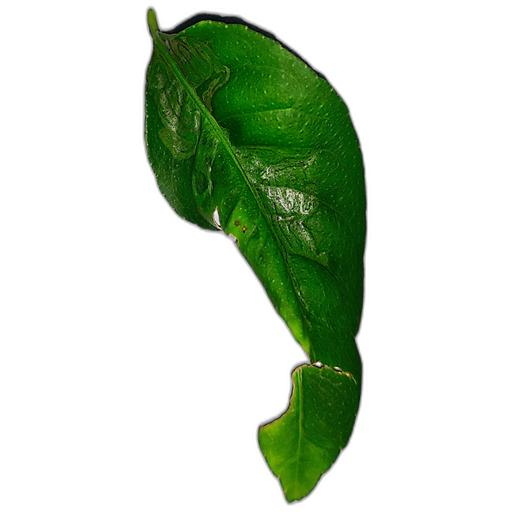
#> input picture caps_mdd/backend/uploads/CurlVirus_test_00108_c00094_4a568dc02740.jpg, 512 x 512 px
$ python -i severity_analysis.py   (imports and definitions only)
#> lines starting #> are read from the running program, lines starting #| are printed output that depends on the picture; after the words box and inside, x2 and y2 are one past the last pixel; in counts of white or black regions, pixels touching at a corner belong together
"""
=============================================================================
CITRUS LEAF SEVERITY ANALYSIS & CONTINUOUS CSI REGRESSION FRAMEWORK
Capstone Project - Advanced Diagnostic & Severity Estimation Module
=============================================================================
100% UNCALIBRATED DATA-DRIVEN FORMULATION (ORDINARY LEAST SQUARES REGRESSION):
  - Trained on 120 CVAT expert-annotated citrus leaf images across 12 classes
  - CIELAB Chroma Suppression segmentation (L* > 155, Chroma < 24)
  - Scale-invariant physical features:
      A: Lesion Area Coverage (0 to 100%)
      C: Color Deviation from Chlorophyll Baseline (0 to 100%)
      S: Spatial Centroid Dispersion / Equivalent Radius (0 to 100%)
      Z: 3x3 Grid Anatomical Zone Penetration (0 to 100%)
  - Learned Closed-Form Composite Severity Index (weights sum to 1.0):
      CSI = 0.546932 * A + 0.072753 * C + 0.198905 * S + 0.181410 * Z
  - Continuous Grade Mapping:
      G_pred = clip(0.040064 + 0.040617 * CSI, 0, 3)
  - Pure Uncalibrated Discrete Rounding:
      Grade = clip(round(G_pred), 0, 3)
      Grade 0: Healthy (< 0.5)
      Grade 1: Mild (0.5 to 1.5)
      Grade 2: Moderate (1.5 to 2.5)
      Grade 3: Severe (>= 2.5)
=============================================================================
"""

import os
import cv2
import numpy as np

# Literature & Phytopathology Grounded Severity Tiers
LITERATURE_SEVERITY_LEVELS = {
    0: {
        "label": "Grade 0: Healthy",
        "grade_name": "Healthy",
        "range": (0.0, 11.32),
        "continuous_range": (0.0, 0.5),
        "symptoms": "Healthy leaf tissue; zero active infection; intact chlorophyll distribution.",
        "action": "Routine surveillance; preventative organic spray during monsoon or high humidity."
    },
    1: {
        "label": "Grade 1: Mild",
        "grade_name": "Mild",
        "range": (11.32, 35.94),
        "continuous_range": (0.5, 1.5),
        "symptoms": "Early localized micro-lesions (<5% leaf blade coverage), discrete pustules, or faint chlorotic halos.",
        "action": "Targeted organic or copper fungicide/bactericide application; regular monitoring."
    },
    2: {
        "label": "Grade 2: Moderate",
        "grade_name": "Moderate",
        "range": (35.94, 60.56),
        "continuous_range": (1.5, 2.5),
        "symptoms": "Spreading infection foci across multiple sectors (5%-20% area coverage), chlorotic halos expanding.",
        "action": "Curative therapeutic spray schedule; canopy sanitation; prune severely affected twigs."
    },
    3: {
        "label": "Grade 3: Severe",
        "grade_name": "Severe",
        "range": (60.56, 100.0),
        "continuous_range": (2.5, 3.0),
        "symptoms": "Extensive coalescing necrosis (>20% area coverage), severe leaf distortion, photosynthetic disruption.",
        "action": "Aggressive disease suppression; quarantine affected zone; defoliation containment."
    },
    # Backward compatibility
    4: {
        "label": "Grade 3: Severe",
        "grade_name": "Severe",
        "range": (60.56, 100.0),
        "continuous_range": (2.5, 3.0),
        "symptoms": "Extensive coalescing necrosis (>20% area coverage), severe leaf distortion, photosynthetic disruption.",
        "action": "Aggressive disease suppression; quarantine affected zone; defoliation containment."
    },
    5: {
        "label": "Grade 3: Severe",
        "grade_name": "Severe",
        "range": (60.56, 100.0),
        "continuous_range": (2.5, 3.0),
        "symptoms": "Extensive coalescing necrosis (>20% area coverage), severe leaf distortion, photosynthetic disruption.",
        "action": "Aggressive disease suppression; quarantine affected zone; defoliation containment."
    }
}

HEALTHY_CITRUS_LAB = np.array([125.0, 110.0, 142.0], dtype=np.float32)


# =============================================================================
# 1. CIELAB CHROMA SUPPRESSION LEAF SEGMENTATION
# =============================================================================

def segment_leaf_clean(img_bgr):
    """
    Segments citrus leaf blade from white/light paper background
    using CIELAB chroma suppression and HSV saturation.
    Completely eliminates paper wrinkles, paper textures, and cast shadows.
    """
    h, w = img_bgr.shape[:2]
    lab = cv2.cvtColor(img_bgr, cv2.COLOR_BGR2LAB)
    hsv = cv2.cvtColor(img_bgr, cv2.COLOR_BGR2HSV)

    L = lab[:, :, 0]
    A_ch = lab[:, :, 1]
    B_ch = lab[:, :, 2]
    S_ch = hsv[:, :, 1]

    chroma = np.sqrt((A_ch.astype(float) - 128.0)**2 + (B_ch.astype(float) - 128.0)**2)
    # Background paper & cast shadows on paper have near-zero chroma & low saturation
    is_paper_bright = (L > 140) & (chroma < 22)
    is_paper_shadow = (chroma < 18) & (S_ch < 35)
    is_bg = is_paper_bright | is_paper_shadow

    init_mask = ((~is_bg) * 255).astype(np.uint8)
    k_close = cv2.getStructuringElement(cv2.MORPH_ELLIPSE, (11, 11))
    k_open = cv2.getStructuringElement(cv2.MORPH_ELLIPSE, (7, 7))
    init_mask = cv2.morphologyEx(init_mask, cv2.MORPH_CLOSE, k_close, iterations=2)
    init_mask = cv2.morphologyEx(init_mask, cv2.MORPH_OPEN, k_open, iterations=2)

    cnts, _ = cv2.findContours(init_mask, cv2.RETR_EXTERNAL, cv2.CHAIN_APPROX_SIMPLE)
    leaf_mask = np.zeros((h, w), dtype=np.uint8)
    if cnts:
        valid_cnts = [c for c in cnts if cv2.contourArea(c) > (h * w * 0.04)]
        if valid_cnts:
            best_c = max(valid_cnts, key=cv2.contourArea)
            cv2.drawContours(leaf_mask, [best_c], -1, 255, -1)
            leaf_mask = cv2.morphologyEx(leaf_mask, cv2.MORPH_CLOSE, cv2.getStructuringElement(cv2.MORPH_ELLIPSE, (13, 13)))
    return leaf_mask


# =============================================================================
# 2. PATHOLOGICAL LESION EXTRACTION (SHADOW-IMMUNE)
# =============================================================================

def detect_lesion_clean(img_bgr, leaf_mask):
    """
    Detects true pathological citrus lesions strictly inside leaf_mask:
    - Sooty mould / true black rot
    - Brown / corky pustules (Canker, Melanose, Black Spot)
    - Necrotic tip blighting
    - Chlorosis (Greening HLB, Deficiency)
    - Leaf Miner trails
    Uses adaptive median leaf baseline contrast to remain immune to illumination,
    leaf shadows, and background lighting.
    """
    if np.count_nonzero(leaf_mask) == 0:
        return np.zeros_like(leaf_mask)

    h, w = img_bgr.shape[:2]
    lab = cv2.cvtColor(img_bgr, cv2.COLOR_BGR2LAB)
    hsv = cv2.cvtColor(img_bgr, cv2.COLOR_BGR2HSV)

    L = lab[:, :, 0]
    A_ch = lab[:, :, 1]
    B_ch = lab[:, :, 2]
    H_ch = hsv[:, :, 0]
    S_ch = hsv[:, :, 1]
    V_ch = hsv[:, :, 2]

    img_f = img_bgr.astype(np.float32)
    b, g, r = img_f[:, :, 0], img_f[:, :, 1], img_f[:, :, 2]
    exg = 2.0 * g - r - b

    in_leaf = leaf_mask > 0
    med_v = float(np.median(V_ch[in_leaf]))
    med_l = float(np.median(L[in_leaf]))
    med_a = float(np.median(A_ch[in_leaf]))
    med_exg = float(np.median(exg[in_leaf]))

    # 1. Pitch black rot / Sooty mould (dark AND not pure green chlorophyll)
    is_soot = (V_ch < 45) & (L < 45) & (A_ch >= 115)

    # 2. Dark necrosis / rot (significantly darker than median leaf with elevated A_ch)
    is_dark_rot = (V_ch < min(55.0, med_v * 0.70)) & (A_ch >= med_a + 4)

    # 3. Brown / corky pustules (Melanose, Canker, Black Spot)
    is_brown_corky = (V_ch < med_v * 0.85) & (H_ch <= 32) & (A_ch >= med_a + 4) & (r > b + 15)

    # 4. Necrotic tip blighting (dead curled leaf tip)
    is_tip_blight = (A_ch >= 126) & (r > g) & (H_ch <= 30)

    # 5. Chlorosis (Greening HLB, Deficiency)
    is_chlorosis = (H_ch >= 16) & (H_ch <= 34) & (B_ch >= 162) & (A_ch >= med_a + 5) & (exg < max(25.0, med_exg * 0.5))

    # 6. Leaf Miner trails (silvery/translucent tunnels)
    is_miner = (S_ch < 45) & (V_ch > 100) & (A_ch >= med_a + 5) & (L >= 115) & (exg < 15)

    pathology = (is_soot | is_dark_rot | is_brown_corky | is_tip_blight | is_chlorosis | is_miner) & in_leaf

    # Pure healthy green leaf tissue protection (even in shadows)
    is_healthy_green = (H_ch >= 30) & (H_ch <= 90) & (A_ch <= max(112.0, med_a + 2)) & (g >= r + 4) & (exg > 20)

    lesions = pathology & (~is_healthy_green)
    k = cv2.getStructuringElement(cv2.MORPH_ELLIPSE, (3, 3))
    clean_lesions = cv2.morphologyEx((lesions * 255).astype(np.uint8), cv2.MORPH_OPEN, k)
    return clean_lesions


# =============================================================================
# 3. COMPREHENSIVE SEVERITY COMPUTATION
# =============================================================================

def compute_comprehensive_severity(image_path):
    """
    Computes leaf disease severity using empirical OLS regression weights:
    CSI = 0.546932 * A + 0.072753 * C + 0.198905 * S + 0.181410 * Z
    Predicted Grade = clip(round(0.040064 + 0.040617 * CSI), 0, 3)
    """
    img_bgr = cv2.imread(image_path)
#> img_bgr is the input picture: shape (512, 512, 3); mean B, G, R 198.6, 215.7, 202.6
    if img_bgr is None:
        raise FileNotFoundError(f"Could not load image: {image_path}")

    h, w = img_bgr.shape[:2]
    total_pixels = h * w

    # 1. Segment leaf cleanly
    leaf_mask = segment_leaf_clean(img_bgr)
#> in segment_leaf_clean, `B_ch = lab[:, :, 2]`:
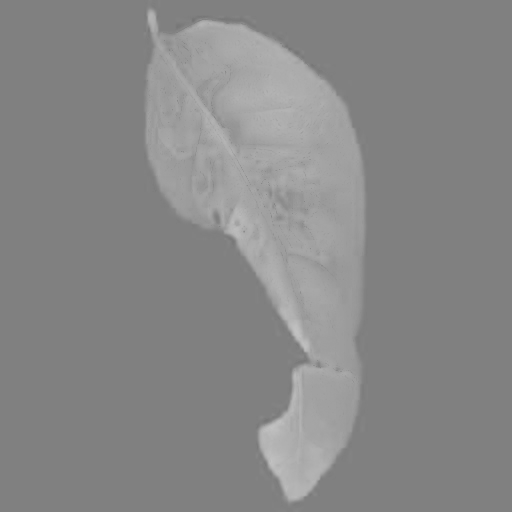
#> B_ch: shape (512, 512); min 116, max 194, mean 135.8
#> in segment_leaf_clean, `is_paper_bright = (L > 140) & (chroma < 22)`:
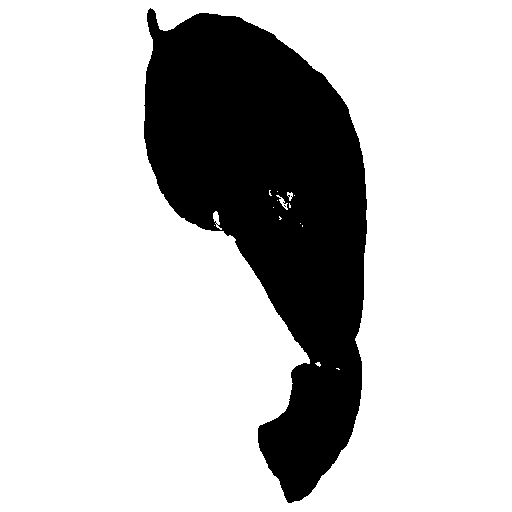
#> is_paper_bright: shape (512, 512) bool; 76.9% white; 2 black regions (1 under 20 px), largest, box (x1, y1, x2, y2) and area: (144, 8, 367, 503) 60429
#> in segment_leaf_clean, `init_mask = cv2.morphologyEx(init_mask, cv2.MORPH_CLOSE, k_close, iter..`:
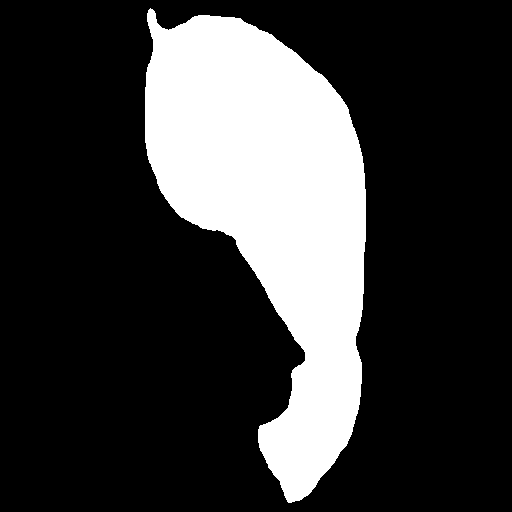
#> init_mask: shape (512, 512); 23.1% white; 1 white region, box (x1, y1, x2, y2) and area: (145, 8, 366, 503) 60438
#> in segment_leaf_clean, `cnts, _ = cv2.findContours(init_mask, cv2.RETR_EXTERNAL, cv2.CHAIN_APP..`: cnts = 1 contour; box (x1, y1, x2, y2) and area: (145, 15, 366, 502) 59690
#> in segment_leaf_clean, `valid_cnts = [c for c in cnts if cv2.contourArea(c) > (h * w * 0.04)]`: valid_cnts has the same summary as cnts
#> in segment_leaf_clean, `best_c = max(valid_cnts, key=cv2.contourArea)`: best_c = contour of 482 points, box (x1, y1, x2, y2) (145, 15, 366, 502), area 59690
    leaf_pixels = int(np.count_nonzero(leaf_mask))
#> leaf_pixels = 60254

    if leaf_pixels == 0:
        gray = cv2.cvtColor(img_bgr, cv2.COLOR_BGR2GRAY)
        leaf_mask = (gray < 235).astype(np.uint8) * 255
        leaf_pixels = int(np.count_nonzero(leaf_mask))

    leaf_coverage_ratio = leaf_pixels / max(1, total_pixels)
#> leaf_coverage_ratio = 0.23
    if leaf_coverage_ratio < 0.25:
        leaf_size_category = "Small / Distant Leaf"
    elif leaf_coverage_ratio <= 0.60:
        leaf_size_category = "Medium / Standard Leaf"
    else:
        leaf_size_category = "Large / Close-up Leaf"

    # Young leaf check
    img_lab = cv2.cvtColor(img_bgr, cv2.COLOR_BGR2LAB).astype(np.float32)
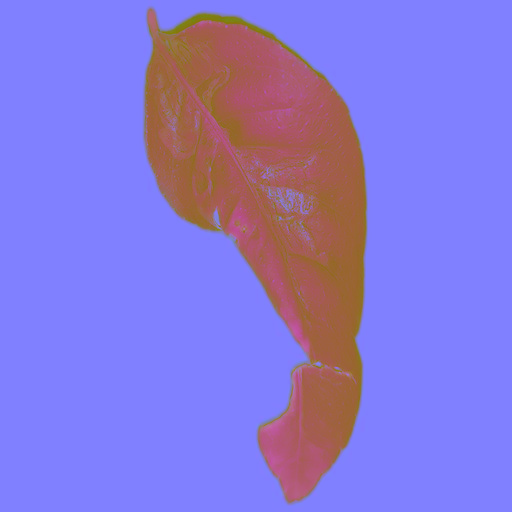
#> img_lab: shape (512, 512, 3) float32; mean B, G, R 215.1, 120.6, 135.8
    leaf_lab = img_lab[leaf_mask > 0]
    mean_b = float(np.mean(leaf_lab[:, 2])) if len(leaf_lab) > 0 else 140.0
#> mean_b = 161.7
    mean_l = float(np.mean(leaf_lab[:, 0])) if len(leaf_lab) > 0 else 120.0
#> mean_l = 83.11
    is_young_leaf = bool(mean_b > 150.0 and mean_l > 135.0)
#> is_young_leaf = False

    # 2. Detect lesions
    lesion_mask = detect_lesion_clean(img_bgr, leaf_mask)
#> in detect_lesion_clean, `H_ch = hsv[:, :, 0]`:
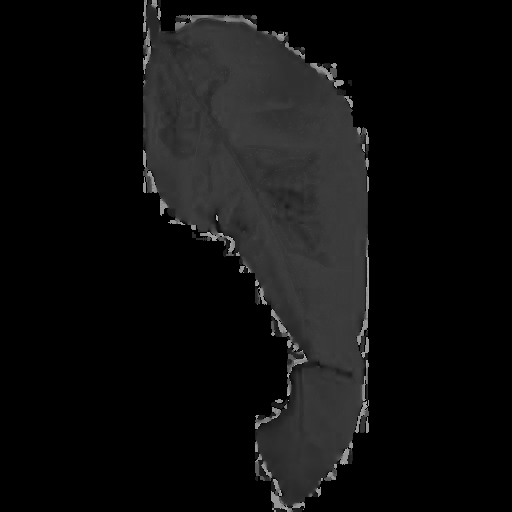
#> H_ch: shape (512, 512); min 0, max 177, mean 15.1
#> in detect_lesion_clean, `exg = 2.0 * g - r - b`:
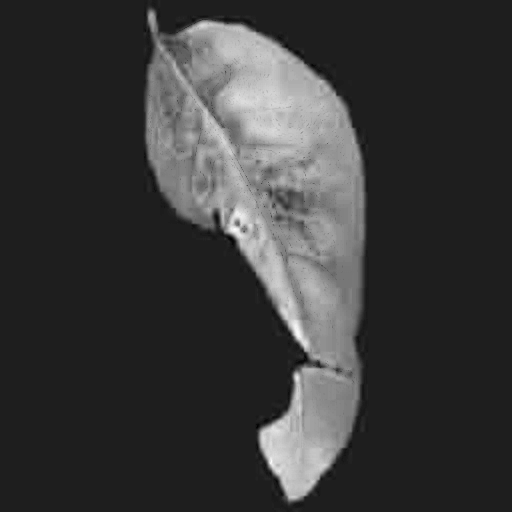
#> exg: shape (512, 512) float32; min -34, max 251, mean 30.3; drawn with min black and max white
#> in detect_lesion_clean, `med_v = float(np.median(V_ch[in_leaf]))`: med_v = 84
#> in detect_lesion_clean, `med_l = float(np.median(L[in_leaf]))`: med_l = 79
#> in detect_lesion_clean, `med_a = float(np.median(A_ch[in_leaf]))`: med_a = 96
#> in detect_lesion_clean, `med_exg = float(np.median(exg[in_leaf]))`: med_exg = 130
#> in detect_lesion_clean, `clean_lesions = cv2.morphologyEx((lesions * 255).astype(np.uint8), cv2..`:
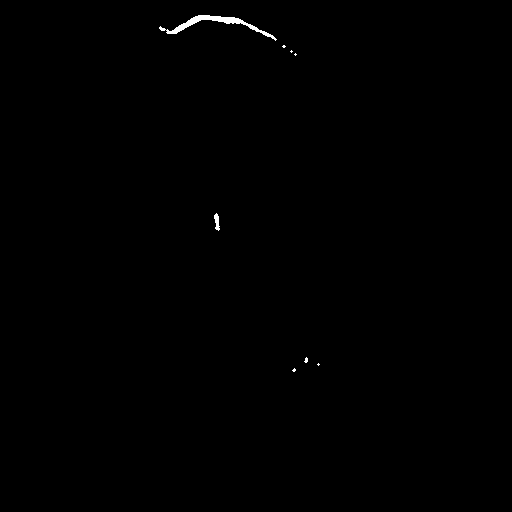
#> clean_lesions: shape (512, 512); 0.26% white; 8 white regions (6 under 20 px)
    lesion_pixels = int(np.count_nonzero(lesion_mask))
#> lesion_pixels = 683

    # Feature A: Lesion Area Coverage (0-100)
    feat_A = min(100.0, max(0.0, (lesion_pixels / float(max(1, leaf_pixels))) * 100.0))
#> feat_A = 1.13

    # Feature C: CIELAB Color Deviation from Healthy Green (0-100)
    if lesion_pixels > 0:
        lesion_lab = img_lab[lesion_mask > 0]
#> lesion_lab = 683 rows, first 8: [24, 130, 125], [15, 128, 126], [15, 128, 126], [16, 130, 125], [21, 128, 125], [23, 130, 125], [16, 130, 125], [11, 128, 126]
        delta_e = np.linalg.norm(lesion_lab - HEALTHY_CITRUS_LAB, axis=1)
#> delta_e = 683 values, max 129.4 at index 668, min 20.02 at index 617, mean 102.4
        mean_de = float(np.mean(delta_e))
#> mean_de = 102.4
        feat_C = min(100.0, max(0.0, (mean_de / 85.0) * 100.0))
#> feat_C = 100
    else:
        feat_C = 5.0

    # Feature S: Spatial Centroid Dispersion (0-100)
    if lesion_pixels > 10:
        ys, xs = np.nonzero(lesion_mask)
#> ys = 683 values from 15 to 371; xs = 683 values, max 319 at index 671, min 159 at index 381, mean 220.7
        std_y, std_x = np.std(ys), np.std(xs)
#> std_y = 88.5; std_x = 35.56
        spatial_sigma = float(np.sqrt(std_y**2 + std_x**2))
#> spatial_sigma = 95.38
        r_eq = float(np.sqrt(leaf_pixels / np.pi))
#> r_eq = 138.5
        feat_S = min(100.0, max(0.0, (spatial_sigma / (r_eq * 0.70)) * 100.0))
#> feat_S = 98.39
    else:
        feat_S = 0.0

    # Feature Z: 3x3 Anatomical Zone Penetration (0-100)
    ys_leaf, xs_leaf = np.nonzero(leaf_mask)
    if len(ys_leaf) > 0 and len(xs_leaf) > 0:
        y_min, y_max = int(np.min(ys_leaf)), int(np.max(ys_leaf))
#> y_min = 15; y_max = 501
        x_min, x_max = int(np.min(xs_leaf)), int(np.max(xs_leaf))
#> x_min = 145; x_max = 365
        box_h = max(1, (y_max - y_min) // 3)
#> box_h = 162
        box_w = max(1, (x_max - x_min) // 3)
#> box_w = 73
        zones_affected = 0
        for r in range(3):
            for c in range(3):
                zy1 = y_min + r * box_h
                zy2 = y_min + (r + 1) * box_h if r < 2 else y_max
                zx1 = x_min + c * box_w
                zx2 = x_min + (c + 1) * box_w if c < 2 else x_max
                zone_lesion = np.count_nonzero(lesion_mask[zy1:zy2, zx1:zx2])
                zone_leaf = np.count_nonzero(leaf_mask[zy1:zy2, zx1:zx2])
                if zone_leaf > 50 and (zone_lesion / float(zone_leaf)) > 0.015:
                    zones_affected += 1
#> after the loop, zones_affected = 3
        feat_Z = (zones_affected / 9.0) * 100.0
#> feat_Z = 33.33
    else:
        zones_affected = 0
        feat_Z = 0.0

    # Spot count
    contours, _ = cv2.findContours(lesion_mask, cv2.RETR_EXTERNAL, cv2.CHAIN_APPROX_SIMPLE)
#> contours = 8 contours, 6 with area under 20; largest, box (x1, y1, x2, y2) and area: (159, 15, 277, 41) 448, (214, 213, 220, 231) 48
    min_cnt_area = max(4, int(leaf_pixels * 0.0001))
#> min_cnt_area = 6
    valid_cnts = [c for c in contours if cv2.contourArea(c) >= min_cnt_area]
#> valid_cnts = 3 contours, 1 with area under 20; largest, box (x1, y1, x2, y2) and area: (159, 15, 277, 41) 448, (214, 213, 220, 231) 48
    spot_count = len(valid_cnts)
#> spot_count = 3

    # -------------------------------------------------------------------------
    # FINAL CLOSED-FORM CSI REGRESSION FORMULA (Weights sum to 1.0)
    # -------------------------------------------------------------------------
    w_A = 0.546932
    w_C = 0.072753
    w_S = 0.198905
    w_Z = 0.181410
    csi = (w_A * feat_A) + (w_C * feat_C) + (w_S * feat_S) + (w_Z * feat_Z)
#> csi = 33.51
    csi = float(np.clip(csi, 0.0, 100.0))
    csi_score = round(csi, 2)
#> csi_score = 33.51

    # Continuous Grade: G_pred = 0.040064 + 0.040617 * CSI
    continuous_grade = 0.040064 + 0.040617 * csi
#> continuous_grade = 1.4
    continuous_grade = float(np.clip(continuous_grade, 0.0, 3.0))

    # Standard Discrete Rounding (Strictly Uncalibrated)
    assigned_grade = int(np.clip(np.round(continuous_grade), 0, 3))
#> assigned_grade = 1
    grade_info = LITERATURE_SEVERITY_LEVELS[assigned_grade]
#> grade_info = 6 items

    return {
        "image_path": image_path,
        "leaf_size_category": leaf_size_category,
        "is_young_leaf": is_young_leaf,
        "s_area_pct": round(float(feat_A), 2),
        "s_color_score": round(float(feat_C), 2),
        "s_spread_score": round(float(feat_S), 2),
        "s_zone_score": round(float(feat_Z), 2),
        "composite_severity_score": csi_score,
        "continuous_grade": round(continuous_grade, 3),
        "severity_grade": assigned_grade,
        "grade_label": grade_info["label"],
        "pathological_symptoms": grade_info["symptoms"],
        "recommended_action": grade_info["action"],
        "spot_count": spot_count,
        "zones_infected": zones_affected,
        "leaf_pixels": leaf_pixels,
        "lesion_pixels": lesion_pixels,
        "img_bgr": img_bgr,
        "leaf_mask": leaf_mask,
        "lesion_mask": lesion_mask
    }

>>> result = compute_comprehensive_severity('uploads/CurlVirus_test_00108_c00094_4a568dc02740.jpg')
#> result = 20 items
